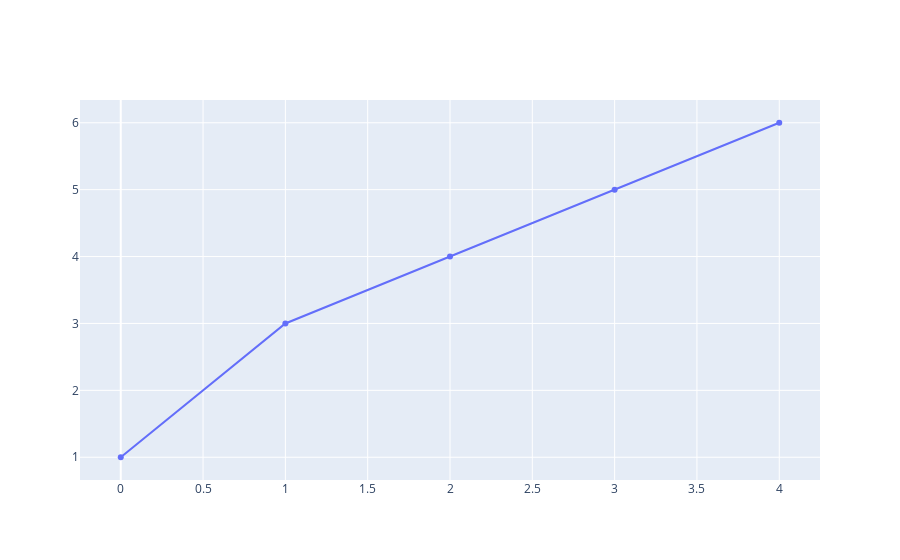

The notebook cell this image was saved under:
### Code cell
import plotly.graph_objects as go 
 
x = [0, 1, 2, 3, 4, 5, 6, 7, 8, 9]
y = [1, 3, 4, 5, 6]

fig = go.Figure(data=go.Scatter(x = x, y = y)) # scatter for the points and connect them with line
fig.show()

### Figure 1 — Plotly figure (JSON) as saved in the notebook; plotly's stock layout.template omitted (floating-point values rounded to 4 significant figures)
{"data": [{"type": "scatter", "x": [0, 1, 2, 3, 4, 5, 6, 7, 8, 9], "y": [1, 3, 4, 5, 6]}], "layout": {}}
